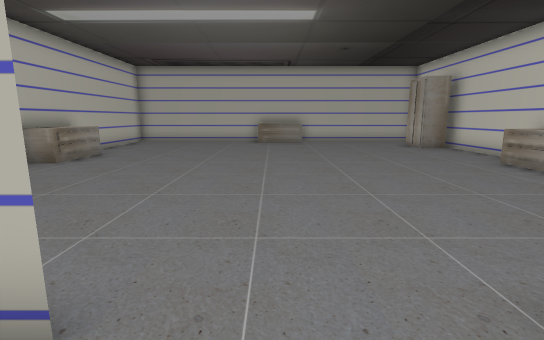
[1] (above)

18 first-person views from a walk through a scene from a Unity 3-D project. The camera is 1.3 m above the floor, tilts 10° down and sees 85° across. Doors are open. The floor is counted in squares, 1 m on a side. Each view is taken from the middle of a square. On the plan, view 1 faces up. The plan holds only what a view shows up to about 14 squares ahead; the rest is blank. The place goes on beyond the plan. The player is left out. Some surface patterns are stand-ins.

[2]
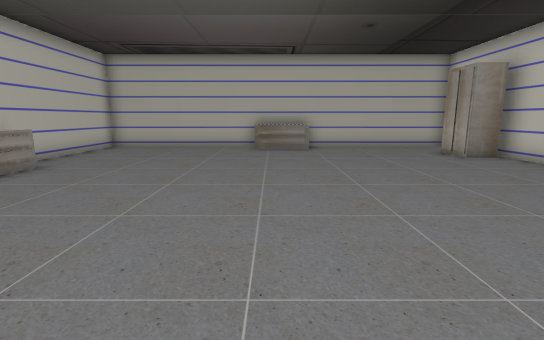

[3]
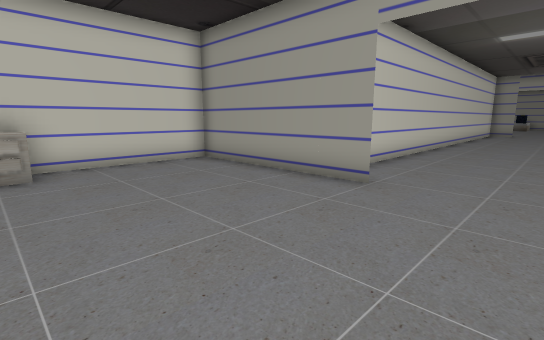

[4]
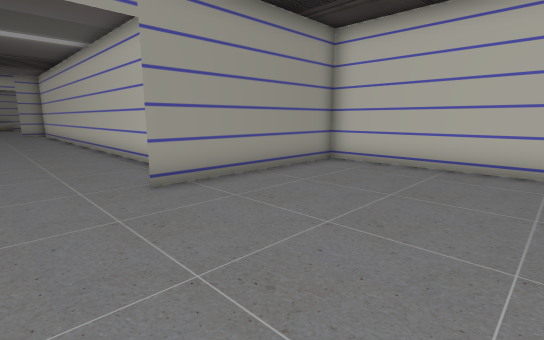

[5]
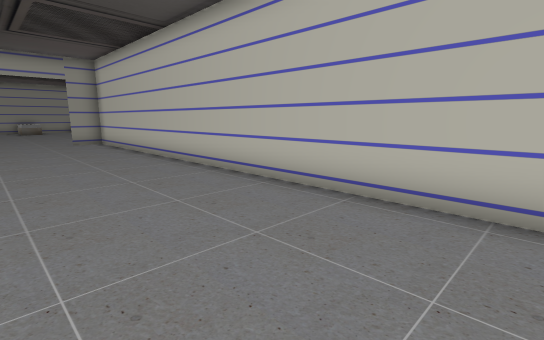

[6]
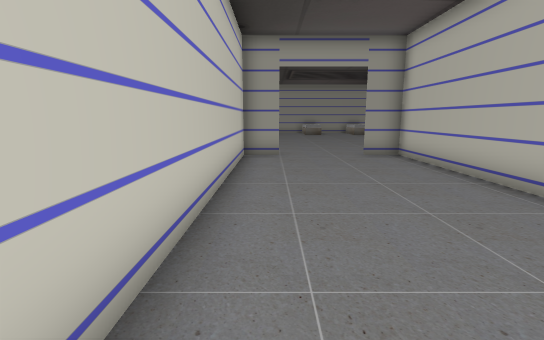

[7]
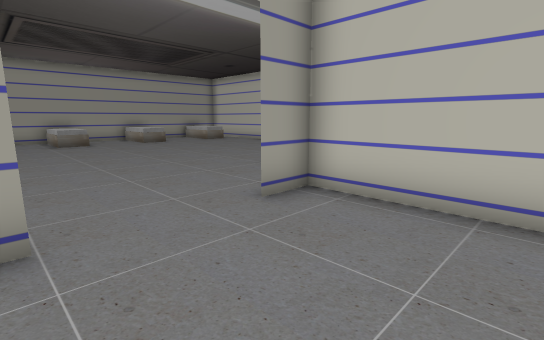

[8]
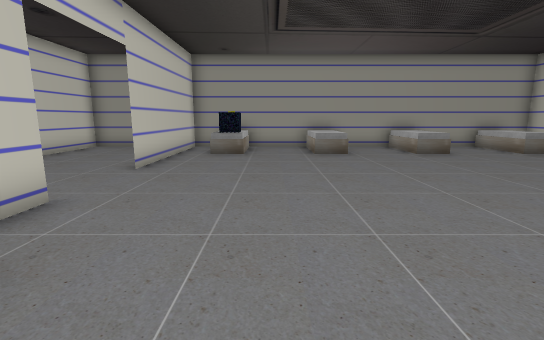

[9]
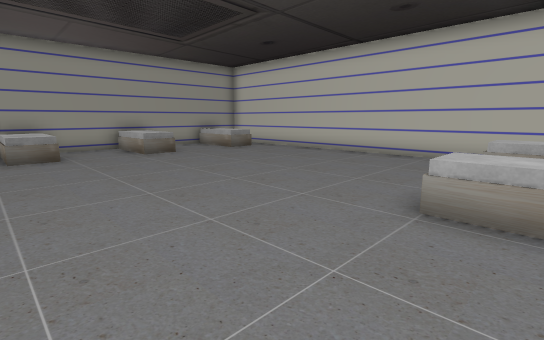

[10]
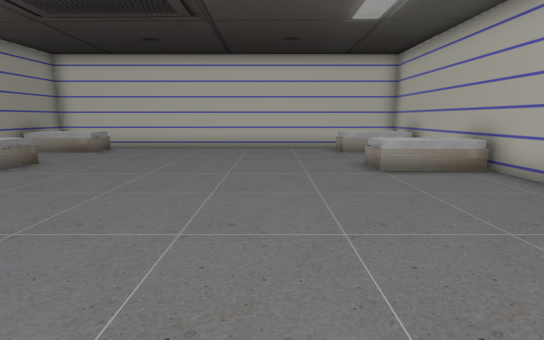

[11]
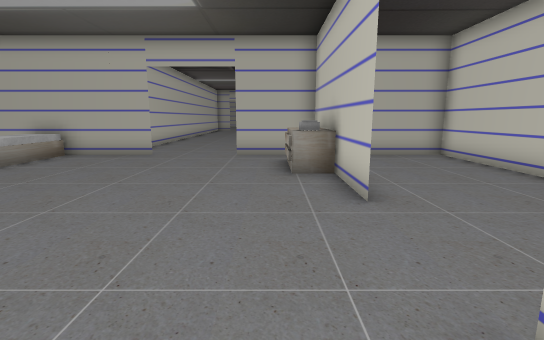

[12]
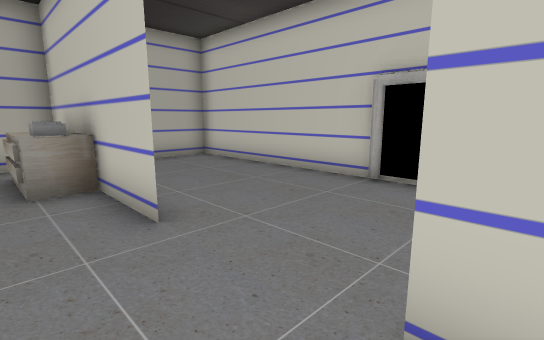

[13]
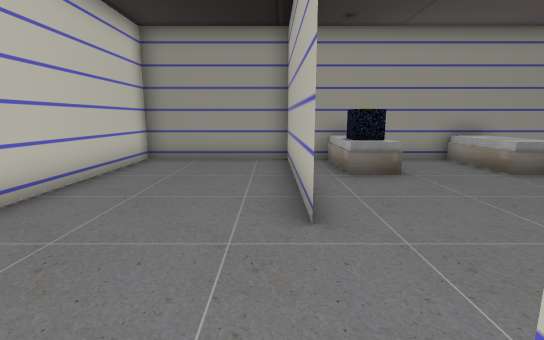

[14]
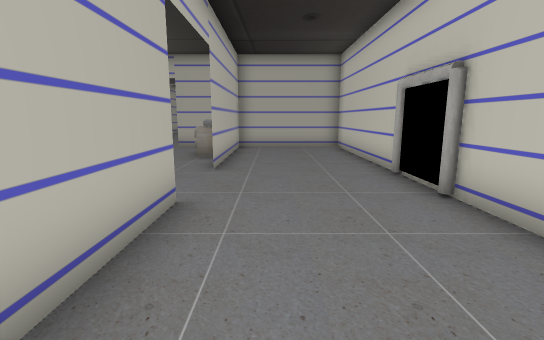

[15]
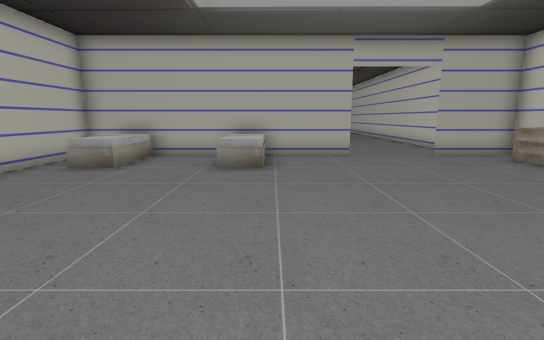

[16]
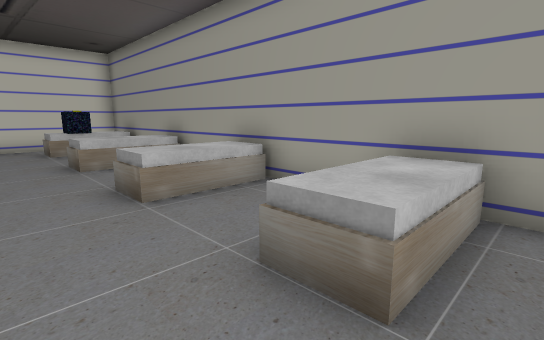

[17]
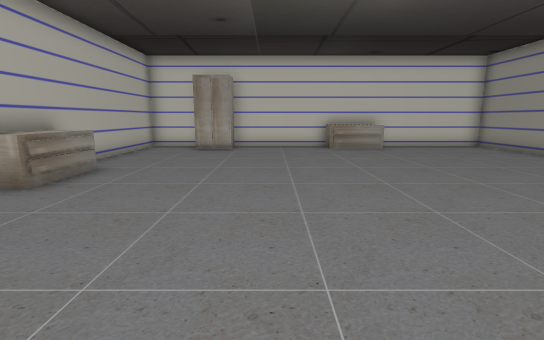

[18]
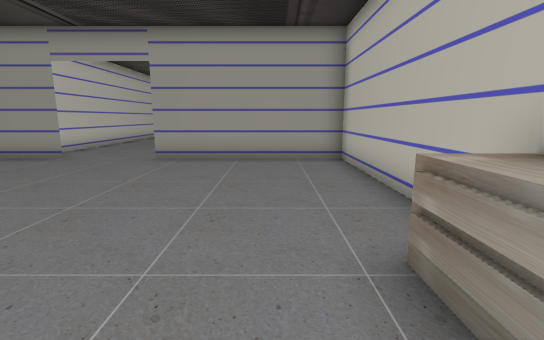

### Floor plan
Points are (right, up) in squares from view 1. A wall is a line through its corners. A room is listed if a view was taken in it or the views show most of it. See-through windows are left out.
Room 1 (views 1, 5, 6, 7)
walls: (-2.5, -1.5) (-2.5, -18.5) (-1.2, -18.5); (1.6, -18.5) (3, -18.5) (3, -0.2); (-1.1, 1.5) (-1.6, 1.5)
ways out: open door at (0, 1) to room 2; open door at (0, -19) to room 3
Room 2 (views 2, 3, 4, 17, 18)
walls: (-7.3, 8.4) (-7.3, 1.5) (-1.2, 1.5); (1.6, 1.5) (7.7, 1.5) (7.7, 16.5) (-7.3, 16.5) (-7.3, 10.4)
ways out: open door at (0, 1) to room 1
objects: other object (-7, 9) to (-6, 10); other object (0, 16) to (1, 16); other object (7, 7) to (7, 8); other object (7, 13) to (7, 14)
Room 3 (views 8, 9, 10, 11, 12, 13, 14, 15, 16)
walls: (4.5, -24.6) (4.5, -22.5); (4.5, -22.6) (4.5, -24.5); (-1.1, -18.5) (-10.5, -18.5) (-10.5, -33.5) (1.6, -33.5); (4.5, -19.6) (4.5, -18.5) (4.5, -19.5); (3.4, -33.5) (9, -33.5) (9, -18.5) (1.8, -18.5); (4.5, -33.6) (4.5, -27.5) (4.5, -33.4)
ways out: open door at (0, -19) to room 1; open door at (5, -26)
objects: other object (-9, -19); other object (-5, -33) to (-5, -31); other object (-5, -19); other object (-1, -33) to (-1, -31); other object (2, -33) to (3, -33); other object (2, -32) to (3, -31); other object (4, -22) to (4, -20); other object (9, -27); other object (9, -25)

Where each view was taken, in squares from view 1:
view 1: 0 up, 0 right, facing up
view 2: 3 up, 0 right, facing up
view 3: 7 up, 1 left, facing down-right
view 4: 7 up, 1 right, facing down-left
view 5: 2 down, 2 right, facing down-left
view 6: 8 down, 2 right, facing down
view 7: 15 down, 2 right, facing down-left
view 8: 20 down, 1 right, facing down
view 9: 20 down, 0 right, facing down-left
view 10: 24 down, 3 right, facing left
view 11: 29 down, 3 right, facing up
view 12: 28 down, 3 right, facing up-right
view 13: 24 down, 5 right, facing down
view 14: 32 down, 6 right, facing up
view 15: 29 down, 4 left, facing up
view 16: 29 down, 10 left, facing down-right
view 17: 11 up, 6 left, facing right
view 18: 11 up, 5 left, facing down
